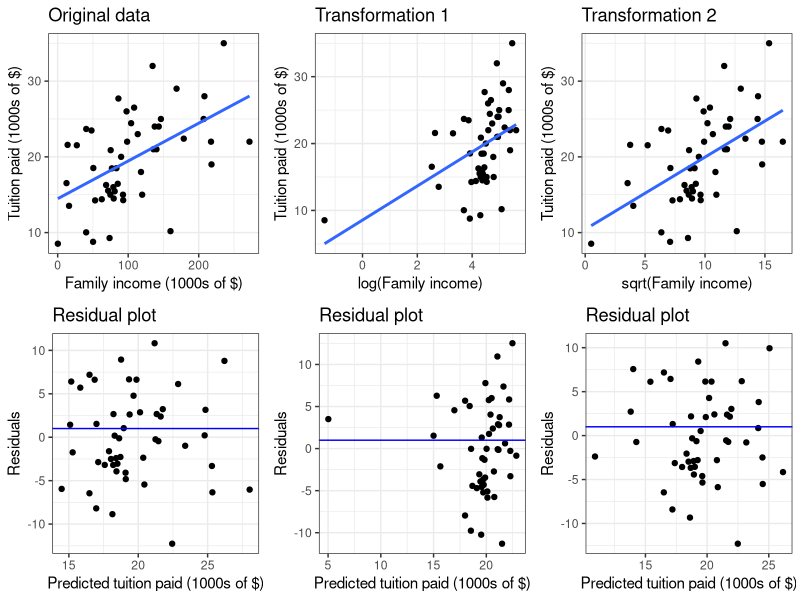

This chart was generated by the following R code:
## ---- chunk 1
library(tidyverse)
library(gridExtra)

elmhurst <-
structure(list(family_income = c(92.921999999999997, 0.25, 53.091999999999999, 
50.200000000000003, 137.613, 47.957000000000001, 113.53400000000001, 
168.57900000000001, 208.11500000000001, 12.523, 119.822, 50.563000000000002, 
16.120000000000001, 206.93199999999999, 68.677999999999997, 73.597999999999999, 
218.12, 89.983000000000004, 271.97399999999999, 118.16500000000001, 
108.395, 235.52199999999999, 78.926000000000002, 76.853999999999999, 
98.495999999999995, 134.58600000000001, 75.156999999999996, 135.857, 
79.447999999999993, 80.858000000000004, 86.140000000000001, 40.490000000000002, 
143.33699999999999, 97.664000000000001, 74.712999999999994, 178.79499999999999, 
71.549999999999997, 92.605000000000004, 62.545999999999999, 0, 
159.98099999999999, 40.396999999999998, 85.203000000000003, 27.164000000000001, 
146.39699999999999, 14.089, 217.44300000000001, 140.09299999999999, 
104.14700000000001, 83.332999999999998), gift_aid = c(21.719999999999999, 
27.469999999999999, 27.75, 27.219999999999999, 18, 18.52, 13, 
13, 14, 25.469999999999999, 21, 17.475999999999999, 22.469999999999999, 
11, 25.719999999999999, 32.719999999999999, 23, 16, 20, 24, 15.5, 
7, 20, 23.52, 14, 10, 21.120000000000001, 21, 27.5, 20.550000000000001, 
14.300000000000001, 18.32, 18, 10, 21, 13.6, 20.469999999999999, 
21, 21.600000000000001, 27.469999999999999, 25.814, 25.969999999999999, 
25.558, 20.469999999999999, 17, 20.420000000000002, 20, 15, 17.559999999999999, 
23.5), price_paid = c(14.279999999999999, 8.5299999999999994, 
14.25, 8.7799999999999994, 24, 23.48, 23, 29, 28, 16.530000000000001, 
15, 18.524000000000001, 13.529999999999999, 25, 16.280000000000001, 
9.2799999999999994, 19, 20, 22, 18, 26.5, 35, 16, 18.48, 22, 
32, 20.879999999999999, 21, 14.5, 15.449999999999999, 27.699999999999999, 
23.68, 24, 26, 15, 22.399999999999999, 15.529999999999999, 15, 
14.4, 14.529999999999999, 10.186, 10.029999999999999, 16.442, 
21.530000000000001, 25, 21.579999999999998, 22, 21, 24.440000000000001, 
18.5)), row.names = c(NA, -50L), class = c("tbl_df", "tbl", "data.frame"
)) |>
  filter(family_income > 0)
## ---- chunk 2
p1 <- elmhurst |>
  ggplot(aes(x = family_income, y = price_paid)) +
  geom_point() +
  geom_smooth(se=F, method="lm") +
  theme_bw() +
  labs(x = "Family income (1000s of $)",
       y = "Tuition paid (1000s of $)",
       title = "Original data")

m1 <- lm(price_paid ~ family_income, data = elmhurst)

p2 <- data.frame(x = predict(m1),
                 y = resid(m1)) |>
  ggplot(aes(x = x, y = y)) +
  geom_point() +
  geom_abline(slope = 0, intercept = 1, color="blue") +
  theme_bw() +
  labs(x = "Predicted tuition paid (1000s of $)", 
       y = "Residuals",
       title = "Residual plot")

p3 <- elmhurst |>
  ggplot(aes(x = log(family_income), y = price_paid)) +
  geom_point() +
  geom_smooth(se=F, method="lm") +
  theme_bw() +
  labs(x = "log(Family income)",
       y = "Tuition paid (1000s of $)",
       title = "Transformation 1")

m2 <- lm(price_paid ~ log(family_income), data = elmhurst)

p4 <- data.frame(x = predict(m2),
                 y = resid(m2)) |>
  ggplot(aes(x = x, y = y)) +
  geom_point() +
  geom_abline(slope = 0, intercept = 1, color="blue") +
  theme_bw() +
  labs(x = "Predicted tuition paid (1000s of $)", 
       y = "Residuals",
       title = "Residual plot")

p5 <- elmhurst |>
  ggplot(aes(x = sqrt(family_income), y = price_paid)) +
  geom_point() +
  geom_smooth(se=F, method="lm") +
  theme_bw() +
  labs(x = "sqrt(Family income)",
       y = "Tuition paid (1000s of $)",
       title = "Transformation 2")

m3 <- lm(price_paid ~ sqrt(family_income), data = elmhurst)

p6 <- data.frame(x = predict(m3),
                 y = resid(m3)) |>
  ggplot(aes(x = x, y = y)) +
  geom_point() +
  geom_abline(slope = 0, intercept = 1, color="blue") +
  theme_bw() +
  labs(x = "Predicted tuition paid (1000s of $)", 
       y = "Residuals",
       title = "Residual plot")

grid.arrange(p1, p3, p5, p2, p4, p6, ncol=3)
